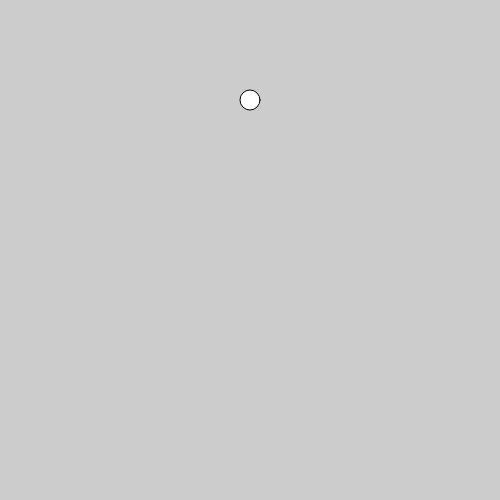
Frame 1 (no input)
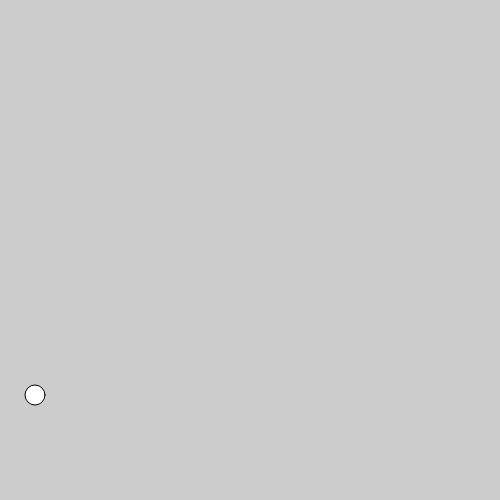
Frame 60 (no input)
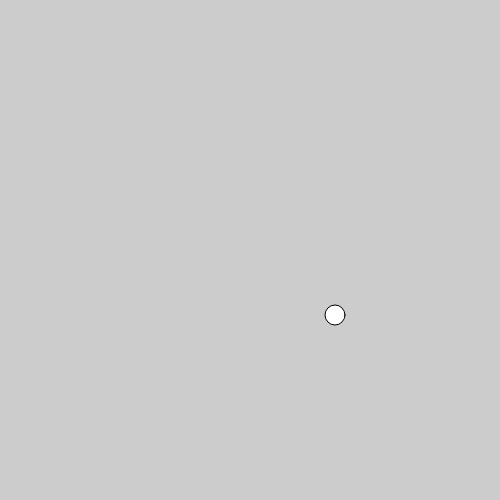
Frame 120 (the mouse pressed at the canvas centre since frame 60)

The p5.js sketch that drew these frames (run headless with seeded random() and noise() and a simulated clock; from frame 60 on, the mouse is pressed at the canvas centre):

// p5.js sketch
// ── sketch.js
var xPos = 0;
var yPos = 100;
var ballSize = 20;

var trigger = false;
var speed = 5;

var trigger2;

function setup(){
  createCanvas(500, 500);

  xPos = width/2;

}

function draw(){

  background(204);
  ellipse(xPos, yPos, ballSize, ballSize);

//x axis;

//link xPos, yPos with trigger2;
  if(trigger2 == false){
    xPos += speed;
    // yPos = yPos + speed;
  } else {
    xPos -= speed;
  }

//link width with trigger2;
  if(xPos > width){
    trigger2 = true;
  }

  if(xPos < 0){
    trigger2 = false;
  }

//y axis;
  if(trigger == false){
    yPos += speed;
    // yPos = yPos + speed;
  } else {
    yPos-= speed;
  }


//link height with trigger;
  if(yPos > height){
    trigger = true;
  }

  if(yPos < 0){
    trigger = false;
  }
}
